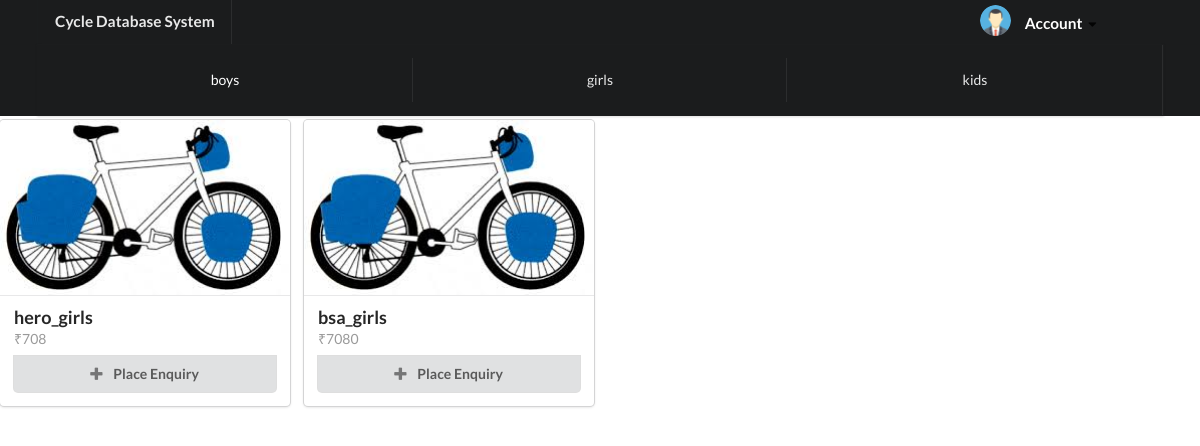
Screenshot of /allStock?cat=girls (signed in) with the database file from the repository.
### tables this page shows
CREATE TABLE stock(cycle_name varchar(50),cat_id varchar(10),cost_price number, sell_price number, cycle_image varchar(100),quantity number, description text, constraint pk_stock primary key(cycle_name),constraint fk_stock foreign key(cat_id) references category(cat_id) on delete cascade);

### application.py (the view)
@app.route('/allStock', methods=['GET','POST'])
def allStock():
    if 'username' in session:
        username = session['username']
        con = sql.connect('database.db')
        cur = con.cursor()
        cur.execute("select e.enq_date, e.cycle_name, c.cat_name, s.sell_price from enquiry e, stock s, category c where e.cycle_name = s.cycle_name and e.cat_id = c.cat_id and e.user_id = (?)",(username,))
        rows1 = cur.fetchall()
        cat_name = request.args.get('cat')
        if(cat_name):
            cur.execute("select s.* from stock s, category c where s.cat_id = c.cat_id and c.cat_name = (?)",(cat_name,))
            rows = cur.fetchall()
            return render_template('/allStock.html', rows=rows,rows1=rows1)
        cur.execute("select s.* from stock s, category c where s.cat_id = c.cat_id and c.cat_name = 'boys'")
        rows = cur.fetchall()
        return render_template('/allStock.html', rows=rows,rows1=rows1)
    return redirect('/index')

### templates/allStock.html (shortened to what this page needs)
<html>
<head>
    <link rel="stylesheet" href="https://cdnjs.cloudflare.com/ajax/libs/semantic-ui/2.4.1/semantic.min.css">
</head>
</head>
<body>
    <div class="ui top fixed inverted menu" style="display: block;">
        <div class="ui container" style="font-size: 1.1rem;">
            <a href="/login" class="header item">Cycle Database System</a>
            <div class="ui inline dropdown" style="padding-top: 13px; padding-left:15px;">
                <div class=" text " style="color: white;">
                    <img class="ui avatar image " src="../static/avatar.png "> Account
                </div>
                <i class="dropdown icon "></i>
            </div>
        </div>
        <div class="ui container ">
            <div class="ui three item menu ">
                <a class="active item " href="/allStock?cat=boys">boys</a>
                <a class="item " href="/allStock?cat=girls">girls</a>
                <a class="item " href="/allStock?cat=kids">kids</a>
            </div>
        </div>
    </div>
    <div class="ui link cards">
    {% for row in rows %}
        <div class="card">
            <div class="image">
                <img src="../static/image/{{row[4]}}">
            </div>
            <div class="content">
                <a class="header">{{row[0]}}</a>
                <div class="meta">
                    <span class="date">₹{{row[3]}}</span>
                </div>
                <a  href = "/enquiry?cycle={{row[0]}}&cat={{row[1]}}">
                    <div class="ui bottom attached button" >
                            <i class="add icon"></i>
                            Place Enquiry
                    </div>
                </a>
            </div>
        </div>
        {% endfor %}
    </div>
</body>
</html>

### rows the page displays
stock: cycle_image (picture), cycle_name "hero_girls", sell_price "708"
stock: cycle_image (picture), cycle_name "bsa_girls", sell_price "7080"
